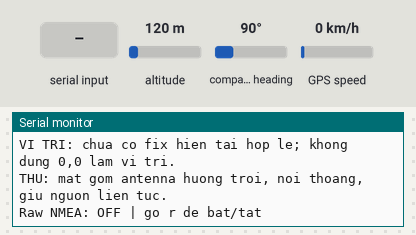
This sketch was run on a simulated ESP32. Parts: the last lines printed to the serial monitor. The test bench sets the inputs (shaded band); at power-on: altitude 120 m, compass heading 90°, GPS speed 0 km/h. The GPS gets a fix after 3 s at 37.7749, -122.4194 with 8 satellites.

Above: at 2.7 s.
2.8 s: "r90\n" received over Serial
At 4.9 s:
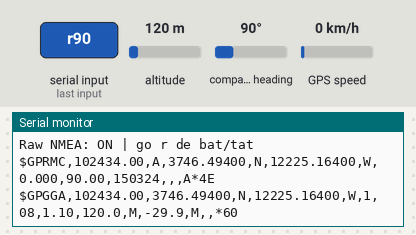
5.0 s: altitude set to 20 m
At 6.32 s:
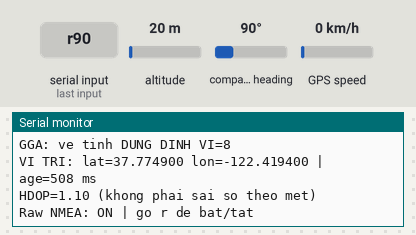
8.0 s: "90,45,200\n" received over the second serial link
10.0 s: compass heading set to 269°
At 10.9 s:
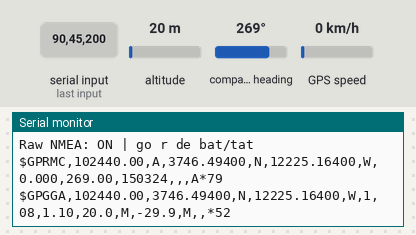
14.0 s: "90,45\n" received over the second serial link
15.5 s: "90,45,200,10\n" received over the second serial link
Timing chart, 0 to 18.5 s (numbered marks = the images above; inputs shaded):
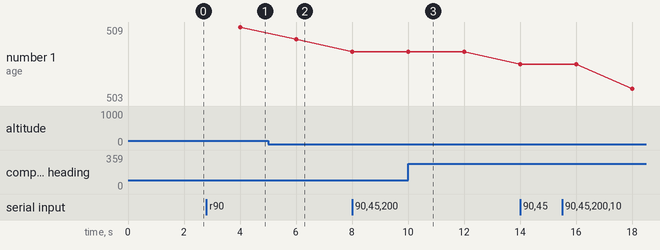

Measured:
- after the input at 2.8 s, the serial monitor: prints a new line after 0.70 s (image 1)
- after the input at 5.0 s, the serial monitor: prints a new line after 0.52 s (image 2)
- after the input at 10.0 s, the serial monitor: prints a new line after 0.51 s (image 3)

The sketch:

gps_bringup.ino
```cpp
#include <HardwareSerial.h>
#include <TinyGPS++.h>
#include <stdlib.h>
HardwareSerial GpsSerial(2);
TinyGPSPlus gps;
// Standalone test only; restore full Node B firmware after testing.
TinyGPSCustom gsvPages(gps,"GPGSV",1), gsvPage(gps,"GPGSV",2), gsvCount(gps,"GPGSV",3);
TinyGPSCustom snr1(gps,"GPGSV",7), snr2(gps,"GPGSV",11), snr3(gps,"GPGSV",15), snr4(gps,"GPGSV",19);
TinyGPSCustom quality(gps,"GPGGA",6), rmcStatus(gps,"GPRMC",2);
bool rawNmea=false, receivedByte=false, gsvSeen=false;
uint32_t lastByteAt=0, gsvAt=0;
unsigned expectedPage=0, cyclePages=0, cycleSignals=0, cycleStrongest=0;
unsigned reported=0, signals=0, strongest=0;

void updateGsv() {
    if(!gsvPage.isUpdated()) return;
    unsigned page=atoi(gsvPage.value()), pages=atoi(gsvPages.value());
    if(page==1) {expectedPage=1;cyclePages=pages;cycleSignals=cycleStrongest=0;}
    if(!pages || page!=expectedPage || pages!=cyclePages) {expectedPage=0;return;}
    TinyGPSCustom *fields[]={&snr1,&snr2,&snr3,&snr4};
    for(auto field:fields) {
        // Do not reuse an absent satellite slot from a previous page.
        if(!field->isUpdated()) continue;
        const char *value=field->value();
        unsigned snr=value[0]?atoi(value):0;
        if(snr>0 && snr<=99) {++cycleSignals;if(snr>cycleStrongest) cycleStrongest=snr;}
    }
    ++expectedPage;
    if(page==pages) {
        reported=atoi(gsvCount.value());signals=cycleSignals;strongest=cycleStrongest;
        gsvSeen=true;gsvAt=millis();expectedPage=0;
    }
}

void printSummary() {
    uint32_t now=millis();
    bool uartLive=receivedByte && now-lastByteAt<=3000;
    bool noFix=(quality.isValid() && quality.age()<=5000 && atoi(quality.value())==0) ||
        (rmcStatus.isValid() && rmcStatus.age()<=5000 && rmcStatus.value()[0]!='A');
    bool fix=uartLive && gps.location.isValid() && gps.location.age()<=5000 && !noFix;
    const char *state=!uartLive?"NO_UART":fix?"FIX":noFix?"NO_FIX":gps.location.isValid()?"STALE":"NO_FIX";
    Serial.printf("\n========== GPS %s | uptime %lu s ==========\n",state,(unsigned long)(now/1000));
    Serial.printf("UART RX6 / 9600: %s | bytes=%lu | checksum OK=%lu ERROR=%lu\n",
        uartLive?"DANG NHAN":"KHONG CO BYTE MOI",(unsigned long)gps.charsProcessed(),
        (unsigned long)gps.passedChecksum(),(unsigned long)gps.failedChecksum());
    if(gsvSeen && now-gsvAt<=10000) {
        Serial.printf("GSV: reported=%u | co tin hieu=%u | C/N0 manh nhat=%u dB-Hz\n",reported,signals,strongest);
        Serial.println(signals?"RF: da thay tin hieu ve tinh; chua dong nghia co vi tri."
            :"RF: chua thay C/N0 > 0; reported KHONG phai so ve tinh da bat.");
    } else Serial.println("GSV: chua co chu ky GPGSV day du/moi; chua ket luan RF.");
    if(gps.satellites.isValid() && gps.satellites.age()<=5000)
        Serial.printf("GGA: ve tinh DUNG DINH VI=%lu\n",(unsigned long)gps.satellites.value());
    else Serial.println("GGA: chua co so ve tinh dinh vi moi.");
    if(fix) {
        Serial.printf("VI TRI: lat=%.6f lon=%.6f | age=%lu ms\n",gps.location.lat(),gps.location.lng(),(unsigned long)gps.location.age());
        if(gps.hdop.isValid() && gps.hdop.age()<=5000)
            Serial.printf("HDOP=%.2f (khong phai sai so theo met)\n",gps.hdop.hdop());
    } else {
        Serial.println("VI TRI: chua co fix hien tai hop le; khong dung 0,0 lam vi tri.");
        if(!uartLive) Serial.println("KIEM TRA: GPS TX -> GPIO6, GND, nguon va baud 9600.");
        else if(!gps.passedChecksum()) Serial.println("Co byte nhung chua co NMEA dung checksum; go r de xem raw.");
        else Serial.println("THU: mat gom antenna huong troi, noi thoang, giu nguon lien tuc.");
    }
    Serial.printf("Raw NMEA: %s | go r de bat/tat\n",rawNmea?"ON":"OFF");
}

void setup() {
    Serial.begin(115200);
    delay(1500);
    GpsSerial.begin(9600,SERIAL_8N1,6,7); // GPS TX -> GPIO6; GPS RX left disconnected
    Serial.println("GPS standalone: Serial Monitor 115200. Go r de bat/tat NMEA.");
}
void loop() {
    while(Serial.available()) {char c=Serial.read();if(c=='r'||c=='R') rawNmea=!rawNmea;}
    unsigned budget=512;
    while(budget-- && GpsSerial.available()) {
        char c=GpsSerial.read();receivedByte=true;lastByteAt=millis();
        if(rawNmea) Serial.write(c);
        if(gps.encode(c)) updateGsv(); // Custom values commit after valid checksum.
    }
    static uint32_t lastLog=0;
    if(millis()-lastLog>=2000) {
        lastLog=millis();
        printSummary();
    }
    delay(1);
}
```
